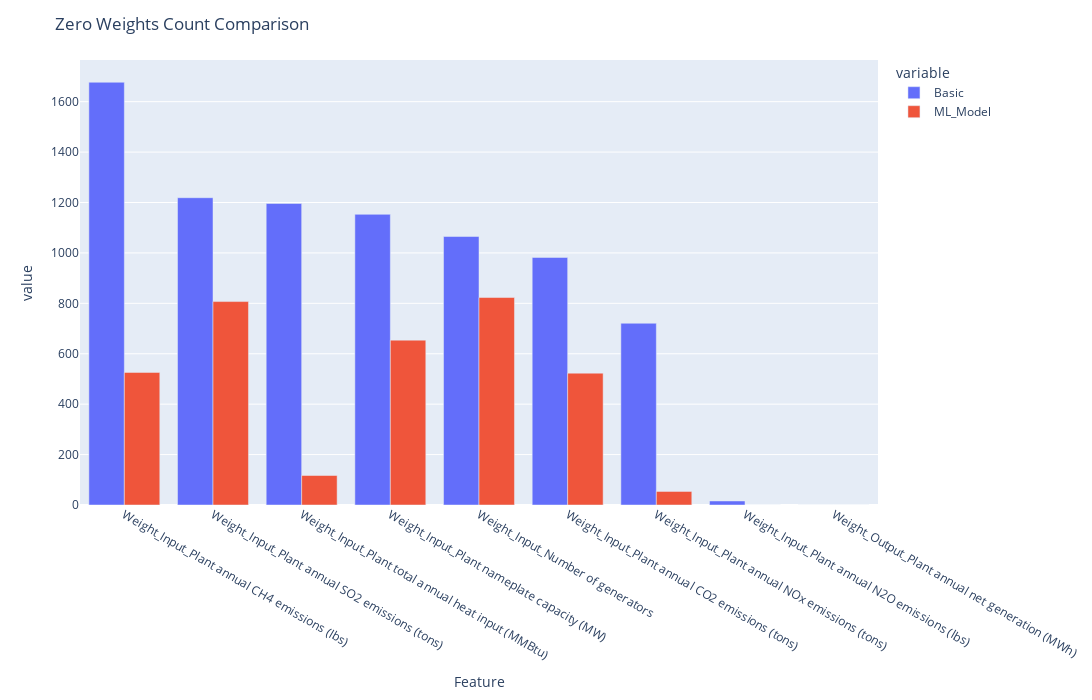

Notebook code cell kept with this figure:
### Code cell
fig = px.bar(df_z, x = "Feature", y = ["Basic", "ML_Model"], barmode='group')

fig.update_layout(
    autosize=False,
    width=1200,
    height=700,
    title_text=f"Zero Weights Count Comparison",
)

fig.show()

### Figure 1 — Plotly figure (JSON) as saved in the notebook; plotly's stock layout.template omitted (floating-point values rounded to 4 significant figures)
{"data": [{"alignmentgroup": "True", "hovertemplate": "variable=Basic<br>Feature=%{x}<br>value=%{y}<extra></extra>", "legendgroup": "Basic", "marker": {"color": "#636efa", "pattern": {"shape": ""}}, "name": "Basic", "offsetgroup": "Basic", "orientation": "v", "showlegend": true, "textposition": "auto", "type": "bar", "x": ["Weight_Input_Plant annual CH4 emissions (lbs)", "Weight_Input_Plant annual SO2 emissions (tons)", "Weight_Input_Plant total annual heat input (MMBtu)", "Weight_Input_Plant nameplate capacity (MW)", "Weight_Input_Number of generators", "Weight_Input_Plant annual CO2 emissions (tons)", "Weight_Input_Plant annual NOx emissions (tons)", "Weight_Input_Plant annual N2O emissions (lbs)", "Weight_Output_Plant annual net generation (MWh)"], "xaxis": "x", "y": [1677, 1219, 1196, 1153, 1065, 982, 721, 16, 0], "yaxis": "y"}, {"alignmentgroup": "True", "hovertemplate": "variable=ML_Model<br>Feature=%{x}<br>value=%{y}<extra></extra>", "legendgroup": "ML_Model", "marker": {"color": "#EF553B", "pattern": {"shape": ""}}, "name": "ML_Model", "offsetgroup": "ML_Model", "orientation": "v", "showlegend": true, "textposition": "auto", "type": "bar", "x": ["Weight_Input_Plant annual CH4 emissions (lbs)", "Weight_Input_Plant annual SO2 emissions (tons)", "Weight_Input_Plant total annual heat input (MMBtu)", "Weight_Input_Plant nameplate capacity (MW)", "Weight_Input_Number of generators", "Weight_Input_Plant annual CO2 emissions (tons)", "Weight_Input_Plant annual NOx emissions (tons)", "Weight_Input_Plant annual N2O emissions (lbs)", "Weight_Output_Plant annual net generation (MWh)"], "xaxis": "x", "y": [526, 807, 117, 654, 823, 523, 54, 0, 0], "yaxis": "y"}], "layout": {"autosize": false, "barmode": "group", "height": 700, "legend": {"title": {"text": "variable"}, "tracegroupgap": 0}, "margin": {"t": 60}, "title": {"text": "Zero Weights Count Comparison"}, "width": 1200, "xaxis": {"anchor": "y", "autorange": true, "domain": [0, 1], "range": [-0.5, 8.5], "title": {"text": "Feature"}, "type": "category"}, "yaxis": {"anchor": "x", "autorange": true, "domain": [0, 1], "range": [0, 1765.0], "title": {"text": "value"}, "type": "linear"}}}
